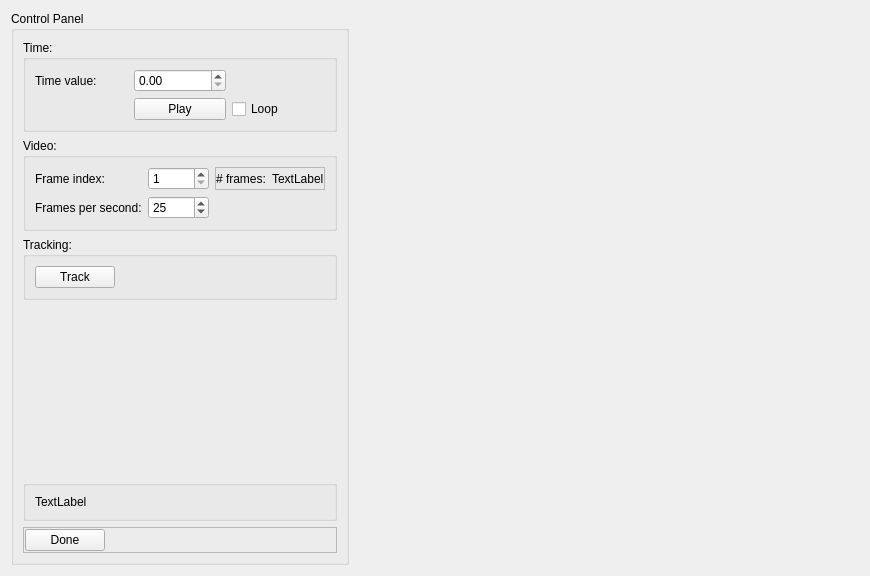
<?xml version="1.0" encoding="UTF-8"?>
<ui version="4.0">
 <class>ImageBasedFiducialMarkersWidget</class>
 <widget class="QWidget" name="ImageBasedFiducialMarkersWidget">
  <property name="geometry">
   <rect>
    <x>0</x>
    <y>0</y>
    <width>870</width>
    <height>576</height>
   </rect>
  </property>
  <property name="windowTitle">
   <string>Image Based Fiducial Markers</string>
  </property>
  <layout class="QHBoxLayout" name="horizontalLayout">
   <item>
    <widget class="QGroupBox" name="controlPanel_groupBox">
     <property name="title">
      <string>Control Panel</string>
     </property>
     <layout class="QVBoxLayout" name="verticalLayout">
      <item>
       <widget class="QGroupBox" name="time_groupBox">
        <property name="title">
         <string>Time:</string>
        </property>
        <layout class="QGridLayout" name="gridLayout_4">
         <item row="1" column="1">
          <widget class="QPushButton" name="timePlayStop_pushButton">
           <property name="text">
            <string>Play</string>
           </property>
          </widget>
         </item>
         <item row="0" column="0">
          <widget class="QLabel" name="timeValue_label">
           <property name="text">
            <string>Time value:</string>
           </property>
          </widget>
         </item>
         <item row="0" column="1">
          <widget class="QDoubleSpinBox" name="timeValue_doubleSpinBox">
           <property name="maximum">
            <double>12000.000000000000000</double>
           </property>
          </widget>
         </item>
         <item row="1" column="2">
          <widget class="QCheckBox" name="timeLoop_checkBox">
           <property name="text">
            <string>Loop</string>
           </property>
          </widget>
         </item>
        </layout>
       </widget>
      </item>
      <item>
       <widget class="QGroupBox" name="video_groupBox">
        <property name="title">
         <string>Video:</string>
        </property>
        <layout class="QGridLayout" name="gridLayout_2">
         <item row="0" column="0">
          <widget class="QLabel" name="frameIndex_label">
           <property name="text">
            <string>Frame index:</string>
           </property>
          </widget>
         </item>
         <item row="1" column="1">
          <widget class="QSpinBox" name="framesPerSecond_spinBox">
           <property name="minimum">
            <number>1</number>
           </property>
           <property name="value">
            <number>25</number>
           </property>
          </widget>
         </item>
         <item row="1" column="0">
          <widget class="QLabel" name="framesPerSecond_label">
           <property name="text">
            <string>Frames per second:</string>
           </property>
          </widget>
         </item>
         <item row="0" column="1">
          <widget class="QSpinBox" name="frameIndex_spinBox">
           <property name="minimum">
            <number>1</number>
           </property>
           <property name="maximum">
            <number>10000</number>
           </property>
          </widget>
         </item>
         <item row="0" column="2">
          <widget class="QFrame" name="numFrames_frame">
           <property name="frameShape">
            <enum>QFrame::StyledPanel</enum>
           </property>
           <property name="frameShadow">
            <enum>QFrame::Raised</enum>
           </property>
           <layout class="QHBoxLayout" name="horizontalLayout_4">
            <property name="leftMargin">
             <number>0</number>
            </property>
            <property name="topMargin">
             <number>0</number>
            </property>
            <property name="rightMargin">
             <number>0</number>
            </property>
            <property name="bottomMargin">
             <number>0</number>
            </property>
            <item>
             <widget class="QLabel" name="numFrames_label">
              <property name="text">
               <string># frames:</string>
              </property>
             </widget>
            </item>
            <item>
             <widget class="QLabel" name="numFramesValue_label">
              <property name="text">
               <string>TextLabel</string>
              </property>
             </widget>
            </item>
           </layout>
          </widget>
         </item>
        </layout>
       </widget>
      </item>
      <item>
       <widget class="QGroupBox" name="tracking_groupBox">
        <property name="title">
         <string>Tracking:</string>
        </property>
        <layout class="QHBoxLayout" name="horizontalLayout_5">
         <item>
          <widget class="QPushButton" name="track_pushButton">
           <property name="text">
            <string>Track</string>
           </property>
          </widget>
         </item>
         <item>
          <spacer name="horizontalSpacer_2">
           <property name="orientation">
            <enum>Qt::Horizontal</enum>
           </property>
           <property name="sizeHint" stdset="0">
            <size>
             <width>40</width>
             <height>20</height>
            </size>
           </property>
          </spacer>
         </item>
        </layout>
       </widget>
      </item>
      <item>
       <spacer name="verticalSpacer">
        <property name="orientation">
         <enum>Qt::Vertical</enum>
        </property>
        <property name="sizeHint" stdset="0">
         <size>
          <width>20</width>
          <height>40</height>
         </size>
        </property>
       </spacer>
      </item>
      <item>
       <widget class="QGroupBox" name="groupBox">
        <property name="title">
         <string/>
        </property>
        <layout class="QHBoxLayout" name="horizontalLayout_3">
         <item>
          <widget class="QLabel" name="statusText_label">
           <property name="sizePolicy">
            <sizepolicy hsizetype="Preferred" vsizetype="Preferred">
             <horstretch>1</horstretch>
             <verstretch>0</verstretch>
            </sizepolicy>
           </property>
           <property name="text">
            <string>TextLabel</string>
           </property>
          </widget>
         </item>
        </layout>
       </widget>
      </item>
      <item>
       <widget class="QFrame" name="frame">
        <property name="frameShape">
         <enum>QFrame::StyledPanel</enum>
        </property>
        <property name="frameShadow">
         <enum>QFrame::Raised</enum>
        </property>
        <layout class="QHBoxLayout" name="horizontalLayout_2">
         <property name="leftMargin">
          <number>1</number>
         </property>
         <property name="topMargin">
          <number>1</number>
         </property>
         <property name="rightMargin">
          <number>1</number>
         </property>
         <property name="bottomMargin">
          <number>1</number>
         </property>
         <item>
          <widget class="QPushButton" name="done_pushButton">
           <property name="text">
            <string>Done</string>
           </property>
          </widget>
         </item>
         <item>
          <spacer name="horizontalSpacer">
           <property name="orientation">
            <enum>Qt::Horizontal</enum>
           </property>
           <property name="sizeHint" stdset="0">
            <size>
             <width>40</width>
             <height>20</height>
            </size>
           </property>
          </spacer>
         </item>
        </layout>
       </widget>
      </item>
     </layout>
    </widget>
   </item>
   <item>
    <widget class="BaseSceneviewerWidget" name="sceneviewer_widget" native="true">
     <property name="sizePolicy">
      <sizepolicy hsizetype="Preferred" vsizetype="Preferred">
       <horstretch>1</horstretch>
       <verstretch>0</verstretch>
      </sizepolicy>
     </property>
    </widget>
   </item>
  </layout>
 </widget>
 <customwidgets>
  <customwidget>
   <class>BaseSceneviewerWidget</class>
   <extends>QWidget</extends>
   <header>cmlibs/widgets/basesceneviewerwidget.h</header>
   <container>1</container>
  </customwidget>
 </customwidgets>
 <resources/>
 <connections/>
</ui>
